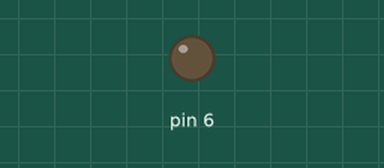
This sketch was run on a simulated Arduino Uno, built with avr-gcc and run on an emulated ATmega328P. Parts: output pins drawn as LEDs (lit = HIGH).

Above: at 0.05 s.
At 5.75 s:
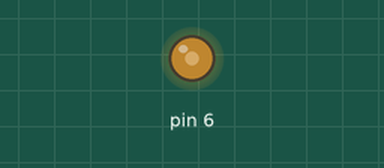
At 11.55 s:
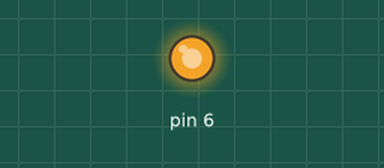
At 23.15 s:
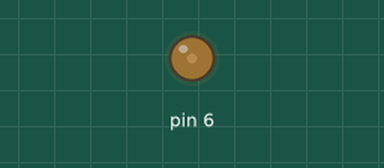
Timing chart, 0 to 33.2 s (numbered marks = the images above):
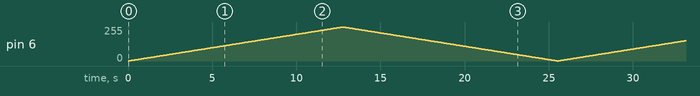

The sketch:

Ejercicio13-PWM_Fade_Avanzado.ino
```cpp
#include <avr/io.h>
#define F_CPU 16000000UL
#include <avr/delay.h>

void setup() {
  DDRD = (1 << PD6);  //Set our pwm pin as an output, PD6 is Arduino digital pin 6 PWM

  //Timer 0 - A configuration for pin 6
  TCCR0A = ((1 << COM0A1) | (1 << WGM01) | (1 << WGM00)); //Enable pwm mode in pin PD6 and set the WGM bits to Fast pwm mode
  TCCR0B = ((1 << CS01) | (1 << CS00));        //Set prescaler to 64 - 975Hz
}

void loop() {
  //Fade up
  for (int i = 0; i < 255; i++) {
    OCR0A = i;     //Set new duty cycle value
    _delay_ms(50);    //delay a litle bit
  }

  //Fade down
  for (int i = 255; i > 0; i--) {
    OCR0A = i;      //Set new duty cycle value
    _delay_ms(50);    //delay a litle bit
  }
}
```
